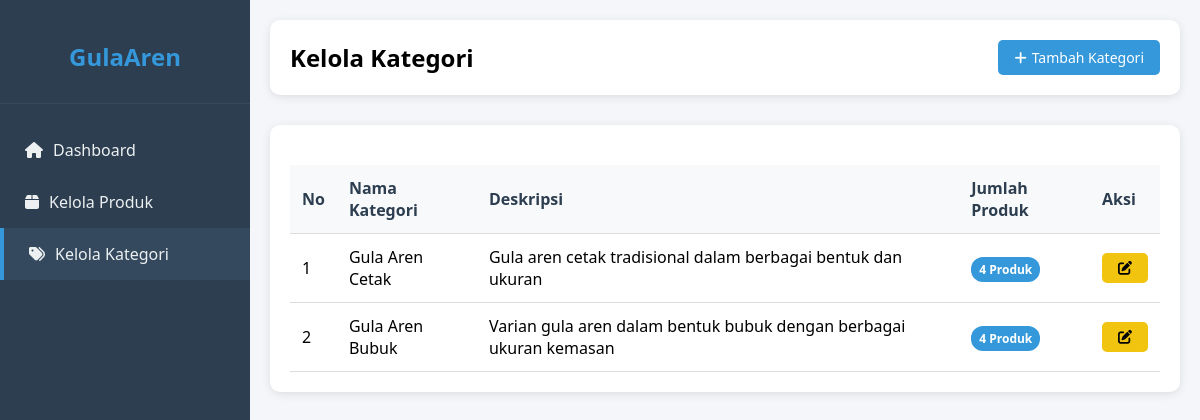
The page /kategori.php (signed in) on the database its author committed.
### tables this page shows
CREATE TABLE `kategori` (
  `id_kategori` int(11) NOT NULL,
  `nama_kategori` varchar(100) NOT NULL,
  `deskripsi` text DEFAULT NULL
);

### kategori.php (the view, shortened to what this page needs)
<?php
require_once 'config.php';
$query = "SELECT k.*, COUNT(p.id_produk) as jumlah_produk
          FROM kategori k
          LEFT JOIN produk p ON k.id_kategori = p.id_kategori
          GROUP BY k.id_kategori
          ORDER BY k.id_kategori DESC";
$result = mysqli_query($conn, $query);
?>
<!DOCTYPE html>
<html>
<head>
    <link href="https://cdnjs.cloudflare.com/ajax/libs/font-awesome/6.0.0/css/all.min.css" rel="stylesheet">
</head>
<body>
    <div class="container">
        <div class="sidebar">
            <div class="sidebar-header">
                <h2>GulaAren</h2>
            </div>
            <div class="sidebar-menu">
                <a href="dashboard.php" class="menu-item">
                    <i class="fas fa-home"></i>
                    <span>Dashboard</span>
                </a>
                <a href="produk.php" class="menu-item">
                    <i class="fas fa-box"></i>
                    <span>Kelola Produk</span>
                </a>
                <a href="kategori.php" class="menu-item active">
                    <i class="fas fa-tags"></i>
                    <span>Kelola Kategori</span>
                </a>
            </div>
        </div>
        <div class="main-content">
            <div class="top-bar">
                <h2>Kelola Kategori</h2>
                <button class="btn btn-primary" onclick="showAddForm()">
                    <i class="fas fa-plus"></i> Tambah Kategori
                </button>
            </div>
            <div class="kategori-container">
                <table class="table">
                    <thead>
                        <tr>
                            <th>No</th>
                            <th>Nama Kategori</th>
                            <th>Deskripsi</th>
                            <th>Jumlah Produk</th>
                            <th>Aksi</th>
                        </tr>
                    </thead>
                    <tbody>
                        <?php
                        $no = 1;
                        while($row = mysqli_fetch_assoc($result)) :
                        ?>
                        <tr>
                            <td><?php echo $no++; ?></td>
                            <td><?php echo $row['nama_kategori']; ?></td>
                            <td><?php echo $row['deskripsi']; ?></td>
                            <td>
                                <span class="badge badge-primary">
                                    <?php echo $row['jumlah_produk']; ?> Produk
                                </span>
                            </td>
                            <td>
                                <button onclick="editKategori(<?php echo htmlspecialchars(json_encode($row)); ?>)"
                                        class="btn btn-warning">
                                    <i class="fas fa-edit"></i>
                                </button>
                            </td>
                        </tr>
                        <?php endwhile; ?>
                    </tbody>
                </table>
            </div>
        </div>
    </div>
</body>
</html>

### kategori.php (style rules this page uses)
* { margin: 0; padding: 0; box-sizing: border-box; font-family: 'Segoe UI', Tahoma, Geneva, Verdana, sans-serif; }
.container { display: flex; min-height: 100vh; }
.sidebar { width: 250px; background: #2c3e50; color: white; padding-top: 20px; position: fixed; left: 0; height: 100vh; transition: all 0.3s ease; }
.sidebar-header { padding: 20px; text-align: center; border-bottom: 1px solid #34495e; }
.sidebar-header h2 { color: #3498db; font-size: 24px; margin-bottom: 10px; }
.sidebar-menu { padding: 20px 0; }
.menu-item { padding: 15px 25px; display: flex; align-items: center; color: #ecf0f1; text-decoration: none; transition: all 0.3s ease; }
.menu-item.active { background: #34495e; border-left: 4px solid #3498db; }
.menu-item i { margin-right: 10px; }
.main-content { flex: 1; margin-left: 250px; padding: 20px; background: #f5f6fa; }
.top-bar { background: white; padding: 20px; border-radius: 10px; box-shadow: 0 2px 10px rgba(0,0,0,0.1); display: flex; justify-content: space-between; align-items: center; margin-bottom: 30px; }
.btn { padding: 8px 16px; border-radius: 5px; text-decoration: none; cursor: pointer; border: none; font-size: 14px; display: inline-flex; align-items: center; gap: 5px; }
.btn-primary { background: #3498db; color: white; }
.btn-warning { background: #f1c40f; color: black; }
.kategori-container { background: white; padding: 20px; border-radius: 10px; box-shadow: 0 2px 10px rgba(0,0,0,0.1); }
.table { width: 100%; border-collapse: collapse; margin-top: 20px; }
.table th, .table td { padding: 12px; text-align: left; border-bottom: 1px solid #ddd; }
.table th { background: #f8f9fa; color: #2c3e50; }
.badge { padding: 4px 8px; border-radius: 12px; font-size: 12px; font-weight: bold; }
.badge-primary { background: #3498db; color: white; }

### rows shown on the page
kategori: nama_kategori "Gula Aren Cetak", deskripsi "Gula aren cetak tradisional dalam berbagai bentuk dan ukuran", jumlah_produk "4"
kategori: nama_kategori "Gula Aren Bubuk", deskripsi "Varian gula aren dalam bentuk bubuk dengan berbagai ukuran kemasan", jumlah_produk "4"
